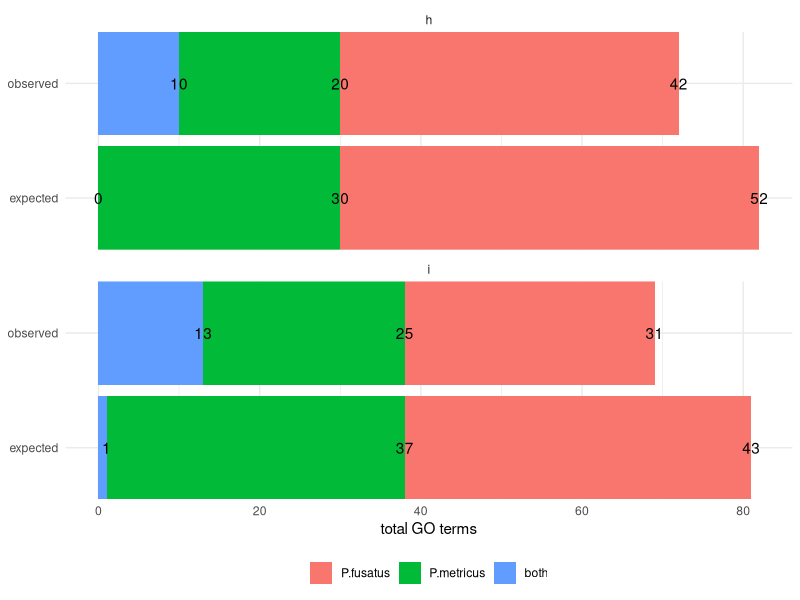
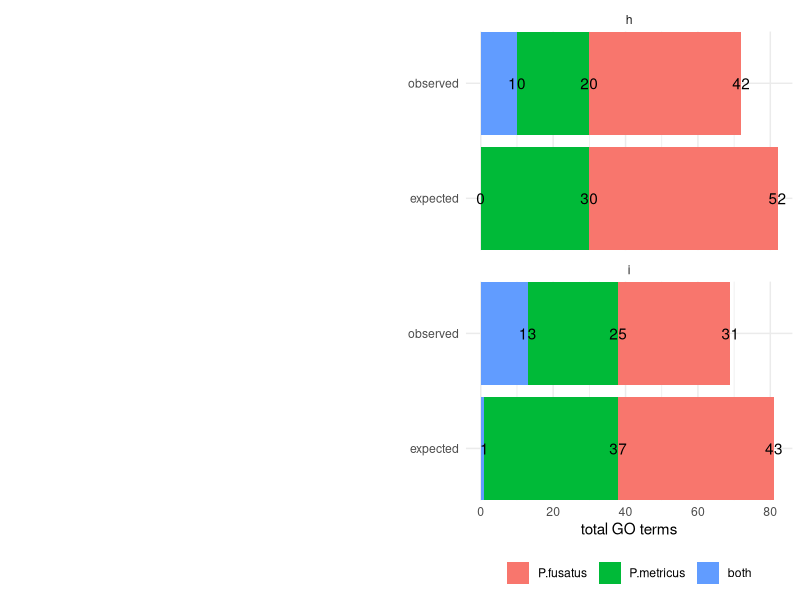

These charts were generated, in order, by the following R code:
## ---- chunk 1
library(tidyverse)
library(cowplot)

knitr::opts_chunk$set(fig.path = './', echo = T, message = F)
## ---- chunk 2
GOvenn <- read.csv(file = "./GOvenn.csv")
#head(GOvenn)

GOvenn$species <- factor(GOvenn$species, levels = c("P.fusatus", "P.metricus",  "both"))

levels(GOvenn$GO) <- c("biological processes", " molecular functions")

p <- ggplot(data=GOvenn, aes(x=pattern, y = count,  fill = species)) + 
  geom_bar(stat="identity")  + 
  theme_minimal() +
  scale_x_discrete(name = NULL,
                   expand = c(0,0)) +
  coord_flip() +
  facet_wrap(~GO, nrow = 2) +
  geom_text(position = "stack", aes(x=pattern, y = count,  label = count, hjust = 0.5)) +
  theme(legend.position = "bottom",
        legend.title = element_blank()) +
  labs(x = NULL, y = "total GO terms") 
p


## ---- chunk 3
p2 <- ggdraw() + draw_image("GOvenn-original.png")
plot_grid(p2, p, rel_widths = c(0.5,0.5))
## ---- chunk 4
GOvenn %>%
  spread(species, count) %>%
  select(GO, pattern,P.fusatus, both, P.metricus)
